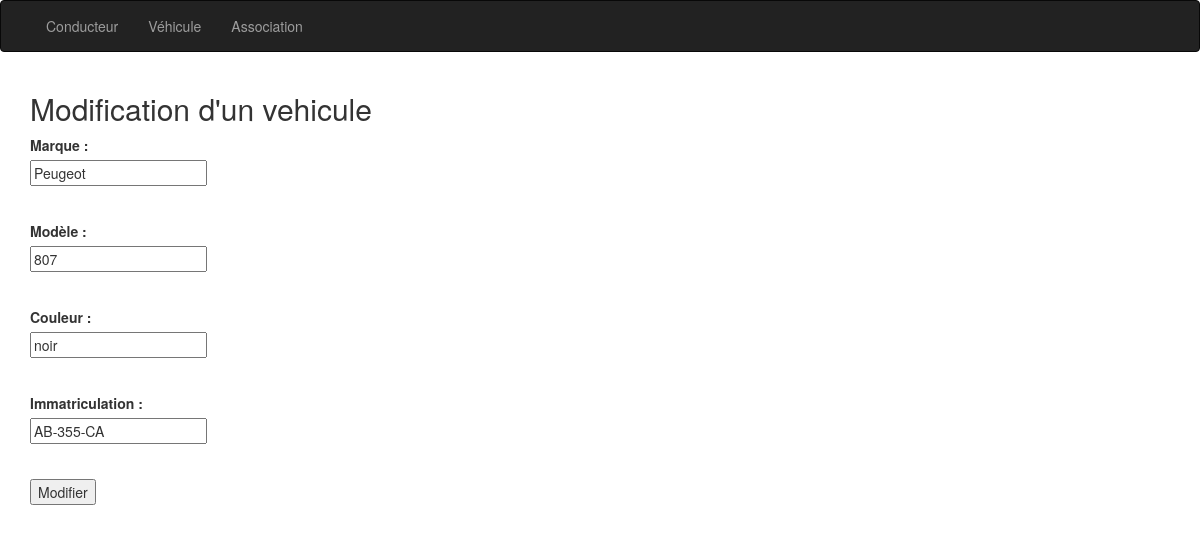
Page /eval_04/modif_vehicule.php?id_vehicule=501 on the committed database.
### tables this page shows
CREATE TABLE `vehicule` (
  `id_vehicule` int(11) NOT NULL,
  `marque` varchar(100) NOT NULL,
  `modele` varchar(100) NOT NULL,
  `couleur` varchar(100) NOT NULL,
  `immatriculation` varchar(100) NOT NULL
);

### eval_04/modif_vehicule.php (the view, shortened to what this page needs)
<?php
require('inc/header.inc.php');
require('inc/init.inc.php');
$id_vehicule = $_GET['id_vehicule'];
$sql = $pdo -> query("SELECT * FROM vehicule WHERE id_vehicule = '$id_vehicule'");
$ligne_vehicule = $sql -> fetch();
?>
<div class="container">
    <h2>Modification d'un vehicule</h2>
    <form method="post" action="">
        <div class="form-group">
            <label for="prenom">Marque :</label><br>
            <input type="text" name="marque" id ="marque" value="<?= $ligne_vehicule['marque'] ?>"><br><br>
        </div>
        <div class="form-group">
            <label for="modele">Modèle :</label><br>
            <input type="text" name="modele" id= "modele" value="<?= $ligne_vehicule['modele'] ?>"><br><br>
        </div>
        <div class="form-group">
            <label for="couleur">Couleur :</label><br>
            <input type="text" name="couleur" id= "couleur" value="<?= $ligne_vehicule['couleur'] ?>"><br><br>
        </div>
        <div class="form-group">
            <label for="immatriculation">Immatriculation :</label><br>
            <input type="text" name="immatriculation" id= "immatriculation" value="<?= $ligne_vehicule['immatriculation'] ?>"><br><br>
        </div>
        <input type="submit" name="" value="Modifier">
        </form>
    </body>
</html>
<?php include('inc/footer.inc.php'); ?>

### rows in the picture
vehicule: marque "Peugeot", modele "807", couleur "noir", immatriculation "AB-355-CA"
